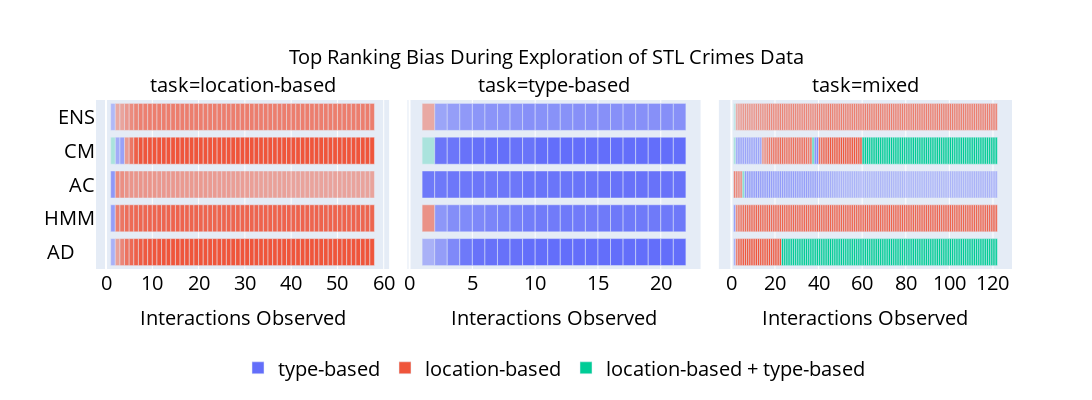

Source (notebook cell):
### Code cell
bias_metric_per_task_hmm = {'geo-based': 'bias-bias_x___y', 'type-based': 'bias-bias_type', 'mixed': 'bias-mixed'}
bias_metric_per_task_cm = {'geo-based': 'bias-x___y', 'type-based': 'bias-type', 'mixed': 'posterior-competing_model__x___y___type'}
bias_metric_per_task_wall = {'geo-based': 'bias-x___y', 'type-based': 'bias-type', 'mixed': 'bias-mixed'}
bias_metric_per_task_ac = {'geo-based': 'bias-x___y', 'type-based': 'bias-type', 'mixed': 'bias-mixed'}

def aggregated(alg, results, bias_metric_per_task):
    all_avg_bias = pd.DataFrame()
    for ai, t in enumerate(['geo-based', 'type-based', 'mixed']):
        bias_over_time_geo = pd.DataFrame()
        bias_over_time_type = pd.DataFrame()
        bias_over_time_mixed = pd.DataFrame()
        for i, row in results[results.task == t].iterrows():
            temp_df_x_y = pd.DataFrame()
            temp_df_type = pd.DataFrame()
            temp_df_mixed = pd.DataFrame()
            temp_df_x_y[row['participant_id']] = row[bias_metric_per_task['geo-based']]
            temp_df_type[row['participant_id']] = row[bias_metric_per_task['type-based']]
            temp_df_mixed[row['participant_id']] = row[bias_metric_per_task['mixed']]
            bias_over_time_geo = pd.concat([bias_over_time_geo, temp_df_x_y], axis=1, ignore_index=True)
            bias_over_time_type = pd.concat([bias_over_time_type, temp_df_type], axis=1, ignore_index=True)
            bias_over_time_mixed = pd.concat([bias_over_time_mixed, temp_df_mixed], axis=1, ignore_index=True)
        mean_bias_geo = bias_over_time_geo.mean(axis=1).to_numpy()
        mean_bias_type = bias_over_time_type.mean(axis=1).to_numpy()
        mean_bias_mixed = bias_over_time_mixed.mean(axis=1).to_numpy()
        all_avg_bias = pd.concat([all_avg_bias,
                                  pd.DataFrame({'alg': [alg], 'task': t,
                                                'bias-x___y': [mean_bias_geo],
                                                'bias-type': [mean_bias_type],
                                                'bias-mixed': [mean_bias_mixed]})])
    return all_avg_bias
hmm_agg = aggregated('HMM', stl_map_results_hmm, bias_metric_per_task_hmm)
wall_agg = aggregated('AD', stl_map_results_wall, bias_metric_per_task_wall)
ac_agg = aggregated('AC', stl_map_results_ac, bias_metric_per_task_ac)
cm_agg = aggregated('CM', stl_map_results_cm, bias_metric_per_task_cm)
ens_agg = aggregated('ENS', stl_map_results_ensemble_bias, bias_metric_per_task_ac)
all_task_sessions = pd.concat([hmm_agg, wall_agg, cm_agg, ac_agg, ens_agg])
# all_task_sessions = pd.concat([hmm_agg, cm_agg, ac_agg])
task_list = ['geo-based', 'type-based', 'mixed']

def task_bias_over_time(task, results, alg):
    bias_metric_names = {'location-based': 'bias-x___y', 'type-based': 'bias-type'}
    task_top_bias = pd.DataFrame()
    attribute_list = []
    task_bias_data = results[results['alg'] == alg]
    session_len = len(task_bias_data.iloc[0]['bias-type']) + 1
    if alg == 'CM':
        session_len = len(task_bias_data.iloc[0]['bias-type'])
    for i in range(session_len):
        if i > 0:
            current_max = {'attribute': '', 'bias': 0}
            for attr in bias_metric_names.values():
                attr_clean = [k for k,v in bias_metric_names.items() if v == attr][0]
                current_bias =  float(task_bias_data[attr].values[0][i-1])
                diff = abs(float(current_bias - current_max['bias']))
                if current_max['bias'] < current_bias and diff >= 0.01:
                    diff = current_bias - current_max['bias']
                    current_max['attribute'] = attr_clean
                    current_max['bias'] = current_bias
                else:
                    if (diff <= 0.01):
                        current_max_str = current_max['attribute'] + ' ' + attr_clean
                        current_max_str = current_max_str.replace(' + ', ' ')
                        split_array = current_max_str.split()
                        list_max_attrs = sorted(split_array)
                        mixed_attr_title = ' + '.join([elem for elem in list_max_attrs])
                        current_max['attribute'] = mixed_attr_title
                        current_max['bias'] = current_bias * current_max['bias']
            if task == 'geo-based':
                task = 'location-based'
            if alg == 'AD':
                alg = 'AD    '
            task_top_bias = pd.concat([task_top_bias, pd.DataFrame({'task': [task], 'alg': alg, 'start': [i],
                                        'stop': [i + 1], 'top_bias': [current_max['attribute']],
                                        'bias_value': [round(current_max['bias'], 2)]})])
    return task_top_bias.reset_index(drop=True)


all_task_sessions_over_time = pd.DataFrame()
for task in task_list:
    res = all_task_sessions[all_task_sessions['task'] == task]
    df = task_bias_over_time(task, res, 'AD')
    df_hmm = task_bias_over_time(task, res, 'HMM')
    df_cm = task_bias_over_time(task, res, 'CM')
    df_ac = task_bias_over_time(task, res, 'AC')
    df_ens = task_bias_over_time(task, res, 'ENS')
    combined_task = pd.concat([df, df_hmm, df_ac, df_cm, df_ens])
#     combined_task = pd.concat([df_hmm, df_cm, df_ac])
    all_task_sessions_over_time = pd.concat([all_task_sessions_over_time, combined_task])
    
all_task_sessions_over_time['delta'] = all_task_sessions_over_time['stop'] - all_task_sessions_over_time['start']

colors = px.colors.qualitative.Plotly + px.colors.qualitative.Dark24
fig = px.timeline(all_task_sessions_over_time, x_start='start', x_end='stop', y='alg', color='top_bias', text='bias_value',
                  facet_col ='task', title = 'Top Ranking Bias During Exploration of STL Crimes Data',
                 labels = {'alg':''}, facet_row_spacing=0.04, width=1500, height=400,
                 color_discrete_sequence=colors)

fig.for_each_xaxis(lambda xaxis: xaxis.update(type='linear'))

for d in fig.data:
    x_array = len(d.x)
    d.x = [1] * x_array

fig.update_xaxes(
    nticks= 8,
    range = [1, None],
    title_font=dict(size=12)
)

font_size = 20
fig.update_xaxes(title_text = 'Interactions Observed', title_font=dict(size=font_size), row=1, col=1)
fig.update_xaxes(title_text = 'Interactions Observed', title_font=dict(size=font_size), row=1, col=2)
fig.update_xaxes(title_text = 'Interactions Observed', title_font=dict(size=font_size), row=1, col=3)

fig.update_layout(
    title = dict(x=0.5, xanchor='center', yanchor='top', font_size=font_size),
    legend=dict(title = '', orientation="h", yanchor="bottom", y=-.7, xanchor="center", x=0.5),
    font=dict(color='black', size=font_size)
)

fig.for_each_trace(
    lambda trace: trace.update(marker_opacity = trace.text)
)
fig['layout']['yaxis']['autorange'] = True
fig.update_traces(textfont_size=4, textangle=0, text='')
fig.update_xaxes(matches=None)
fig.show()
fig.write_image('../output/figs/stl_agg_session.png', scale=2)

### Figure 1 — Plotly figure (JSON) as saved in the notebook; plotly's stock layout.template omitted (floating-point values rounded to 4 significant figures; data arrays with more than 128 entries replaced by an {"elided": "..."} marker saying what was removed)
{"data": [{"alignmentgroup": "True", "base": [1, 1, 1, 2, 3, 1], "hovertemplate": "top_bias=type-based<br>task=location-based<br>start=%{base}<br>stop=%{x}<br>=%{y}<br>bias_value=%{text}<extra></extra>", "legendgroup": "type-based", "marker": {"color": "#636EFA", "opacity": [0.46, 0.61, 0.66, 0.5, 0.59, 0.4], "pattern": {"shape": ""}}, "name": "type-based", "offsetgroup": "type-based", "orientation": "h", "showlegend": true, "text": "", "textangle": 0, "textfont": {"size": 4}, "textposition": "auto", "type": "bar", "x": [1, 1, 1, 1, 1, 1], "xaxis": "x", "y": ["AD    ", "HMM", "AC", "CM", "CM", "ENS"], "yaxis": "y"}, {"alignmentgroup": "True", "base": [1, 2, 3, 4, 5, 6, 7, 8, 9, 10, 11, 12, 13, 14, 15, 16, 17, 18, 19, 20, 21, 2, 3, 4, 5, 6, 7, 8, 9, 10, 11, 12, 13, 14, 15, 16, 17, 18, 19, 20, 21, 1, 2, 3, 4, 5, 6, 7, 8, 9, 10, 11, 12, 13, 14, 15, 16, 17, 18, 19, 20, 21, 2, 3, 4, 5, 6, 7, 8, 9, 10, 11, 12, 13, 14, 15, 16, 17, 18, 19, 20, 21, 2, 3, 4, 5, 6, 7, 8, 9, 10, 11, 12, 13, 14, 15, 16, 17, 18, 19, 20, 21], "hovertemplate": "top_bias=type-based<br>task=type-based<br>start=%{base}<br>stop=%{x}<br>=%{y}<br>bias_value=%{text}<extra></extra>", "legendgroup": "type-based", "marker": {"color": "#636EFA", "opacity": [0.46, 0.62, 0.78, 0.91, 0.96, 0.97, 0.97, 0.97, 1, 1, 1, 1, 1, 1, 1, 1, 1, 1, 1, 1, 1, 0.67, 0.74, 0.77, 0.79, 0.81, 0.84, 0.85, 0.88, 0.89, 0.89, 0.9, 0.89, 0.89, 0.9, 0.91, 0.9, 0.9, 0.9, 0.9, 0.91, 0.91, 0.91, 0.92, 0.92, 0.93, 0.92, 0.92, 0.92, 0.95, 0.95, 0.94, 0.94, 0.95, 0.95, 0.96, 0.96, 0.96, 0.96, 0.96, 0.96, 0.96, 0.93, 0.93, 0.96, 0.98, 1, 0.99, 0.96, 0.95, 1, 1, 1, 1, 1, 1, 1, 1, 1, 1, 1, 1, 0.56, 0.61, 0.65, 0.68, 0.69, 0.69, 0.69, 0.72, 0.71, 0.71, 0.71, 0.72, 0.72, 0.72, 0.72, 0.72, 0.72, 0.72, 0.73, 0.72], "pattern": {"shape": ""}}, "name": "type-based", "offsetgroup": "type-based", "orientation": "h", "showlegend": false, "text": "", "textangle": 0, "textfont": {"size": 4}, "textposition": "auto", "type": "bar", "x": [1, 1, 1, 1, 1, 1, 1, 1, 1, 1, 1, 1, 1, 1, 1, 1, 1, 1, 1, 1, 1, 1, 1, 1, 1, 1, 1, 1, 1, 1, 1, 1, 1, 1, 1, 1, 1, 1, 1, 1, 1, 1, 1, 1, 1, 1, 1, 1, 1, 1, 1, 1, 1, 1, 1, 1, 1, 1, 1, 1, 1, 1, 1, 1, 1, 1, 1, 1, 1, 1, 1, 1, 1, 1, 1, 1, 1, 1, 1, 1, 1, 1, 1, 1, 1, 1, 1, 1, 1, 1, 1, 1, 1, 1, 1, 1, 1, 1, 1, 1, 1, 1], "xaxis": "x2", "y": ["AD    ", "AD    ", "AD    ", "AD    ", "AD    ", "AD    ", "AD    ", "AD    ", "AD    ", "AD    ", "AD    ", "AD    ", "AD    ", "AD    ", "AD    ", "AD    ", "AD    ", "AD    ", "AD    ", "AD    ", "AD    ", "HMM", "HMM", "HMM", "HMM", "HMM", "HMM", "HMM", "HMM", "HMM", "HMM", "HMM", "HMM", "HMM", "HMM", "HMM", "HMM", "HMM", "HMM", "HMM", "HMM", "AC", "AC", "AC", "AC", "AC", "AC", "AC", "AC", "AC", "AC", "AC", "AC", "AC", "AC", "AC", "AC", "AC", "AC", "AC", "AC", "AC", "CM", "CM", "CM", "CM", "CM", "CM", "CM", "CM", "CM", "CM", "CM", "CM", "CM", "CM", "CM", "CM", "CM", "CM", "CM", "CM", "ENS", "ENS", "ENS", "ENS", "ENS", "ENS", "ENS", "ENS", "ENS", "ENS", "ENS", "ENS", "ENS", "ENS", "ENS", "ENS", "ENS", "ENS", "ENS", "ENS"], "yaxis": "y2"}, {"alignmentgroup": "True", "base": {"elided": "132 int values"}, "hovertemplate": "top_bias=type-based<br>task=mixed<br>start=%{base}<br>stop=%{x}<br>=%{y}<br>bias_value=%{text}<extra></extra>", "legendgroup": "type-based", "marker": {"color": "#636EFA", "opacity": {"elided": "132 float values"}, "pattern": {"shape": ""}}, "name": "type-based", "offsetgroup": "type-based", "orientation": "h", "showlegend": false, "text": "", "textangle": 0, "textfont": {"size": 4}, "textposition": "auto", "type": "bar", "x": {"elided": "132 int values"}, "xaxis": "x3", "y": {"elided": "132 str values"}, "yaxis": "y3"}, {"alignmentgroup": "True", "base": {"elided": "278 int values"}, "hovertemplate": "top_bias=location-based<br>task=location-based<br>start=%{base}<br>stop=%{x}<br>=%{y}<br>bias_value=%{text}<extra></extra>", "legendgroup": "location-based", "marker": {"color": "#EF553B", "opacity": {"elided": "278 float values"}, "pattern": {"shape": ""}}, "name": "location-based", "offsetgroup": "location-based", "orientation": "h", "showlegend": true, "text": "", "textangle": 0, "textfont": {"size": 4}, "textposition": "auto", "type": "bar", "x": {"elided": "278 int values"}, "xaxis": "x", "y": {"elided": "278 str values"}, "yaxis": "y"}, {"alignmentgroup": "True", "base": [1, 1], "hovertemplate": "top_bias=location-based<br>task=type-based<br>start=%{base}<br>stop=%{x}<br>=%{y}<br>bias_value=%{text}<extra></extra>", "legendgroup": "location-based", "marker": {"color": "#EF553B", "opacity": [0.59, 0.44], "pattern": {"shape": ""}}, "name": "location-based", "offsetgroup": "location-based", "orientation": "h", "showlegend": false, "text": "", "textangle": 0, "textfont": {"size": 4}, "textposition": "auto", "type": "bar", "x": [1, 1], "xaxis": "x2", "y": ["HMM", "ENS"], "yaxis": "y2"}, {"alignmentgroup": "True", "base": {"elided": "308 int values"}, "hovertemplate": "top_bias=location-based<br>task=mixed<br>start=%{base}<br>stop=%{x}<br>=%{y}<br>bias_value=%{text}<extra></extra>", "legendgroup": "location-based", "marker": {"color": "#EF553B", "opacity": {"elided": "308 float values"}, "pattern": {"shape": ""}}, "name": "location-based", "offsetgroup": "location-based", "orientation": "h", "showlegend": false, "text": "", "textangle": 0, "textfont": {"size": 4}, "textposition": "auto", "type": "bar", "x": {"elided": "308 int values"}, "xaxis": "x3", "y": {"elided": "308 str values"}, "yaxis": "y3"}, {"alignmentgroup": "True", "base": [1], "hovertemplate": "top_bias=location-based + type-based<br>task=location-based<br>start=%{base}<br>stop=%{x}<br>=%{y}<br>bias_value=%{text}<extra></extra>", "legendgroup": "location-based + type-based", "marker": {"color": "#00CC96", "opacity": [0.25], "pattern": {"shape": ""}}, "name": "location-based + type-based", "offsetgroup": "location-based + type-based", "orientation": "h", "showlegend": true, "text": "", "textangle": 0, "textfont": {"size": 4}, "textposition": "auto", "type": "bar", "x": [1], "xaxis": "x", "y": ["CM"], "yaxis": "y"}, {"alignmentgroup": "True", "base": [1], "hovertemplate": "top_bias=location-based + type-based<br>task=type-based<br>start=%{base}<br>stop=%{x}<br>=%{y}<br>bias_value=%{text}<extra></extra>", "legendgroup": "location-based + type-based", "marker": {"color": "#00CC96", "opacity": [0.25], "pattern": {"shape": ""}}, "name": "location-based + type-based", "offsetgroup": "location-based + type-based", "orientation": "h", "showlegend": false, "text": "", "textangle": 0, "textfont": {"size": 4}, "textposition": "auto", "type": "bar", "x": [1], "xaxis": "x2", "y": ["CM"], "yaxis": "y2"}, {"alignmentgroup": "True", "base": {"elided": "165 int values"}, "hovertemplate": "top_bias=location-based + type-based<br>task=mixed<br>start=%{base}<br>stop=%{x}<br>=%{y}<br>bias_value=%{text}<extra></extra>", "legendgroup": "location-based + type-based", "marker": {"color": "#00CC96", "opacity": {"elided": "165 float values"}, "pattern": {"shape": ""}}, "name": "location-based + type-based", "offsetgroup": "location-based + type-based", "orientation": "h", "showlegend": false, "text": "", "textangle": 0, "textfont": {"size": 4}, "textposition": "auto", "type": "bar", "x": {"elided": "165 int values"}, "xaxis": "x3", "y": {"elided": "165 str values"}, "yaxis": "y3"}], "layout": {"annotations": [{"font": {}, "showarrow": false, "text": "task=location-based", "x": 0.16, "xanchor": "center", "xref": "paper", "y": 1, "yanchor": "bottom", "yref": "paper"}, {"font": {}, "showarrow": false, "text": "task=type-based", "x": 0.5, "xanchor": "center", "xref": "paper", "y": 1, "yanchor": "bottom", "yref": "paper"}, {"font": {}, "showarrow": false, "text": "task=mixed", "x": 0.84, "xanchor": "center", "xref": "paper", "y": 1, "yanchor": "bottom", "yref": "paper"}], "barmode": "overlay", "font": {"color": "black", "size": 20}, "height": 400, "legend": {"orientation": "h", "title": {"text": ""}, "tracegroupgap": 0, "x": 0.5, "xanchor": "center", "y": -0.7, "yanchor": "bottom"}, "title": {"font": {"size": 20}, "text": "Top Ranking Bias During Exploration of STL Crimes Data", "x": 0.5, "xanchor": "center", "yanchor": "top"}, "width": 1500, "xaxis": {"anchor": "y", "domain": [0, 0.32], "nticks": 8, "range": [1, null], "title": {"font": {"size": 20}, "text": "Interactions Observed"}, "type": "linear"}, "xaxis2": {"anchor": "y2", "domain": [0.34, 0.66], "nticks": 8, "range": [1, null], "title": {"font": {"size": 20}, "text": "Interactions Observed"}, "type": "linear"}, "xaxis3": {"anchor": "y3", "domain": [0.68, 1.0], "nticks": 8, "range": [1, null], "title": {"font": {"size": 20}, "text": "Interactions Observed"}, "type": "linear"}, "yaxis": {"anchor": "x", "autorange": true, "domain": [0, 1], "title": {"text": ""}}, "yaxis2": {"anchor": "x2", "domain": [0, 1], "matches": "y", "showticklabels": false}, "yaxis3": {"anchor": "x3", "domain": [0, 1], "matches": "y", "showticklabels": false}}}
